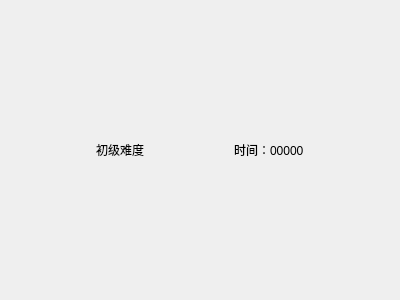
<?xml version="1.0" encoding="UTF-8"?>
<ui version="4.0">
 <class>Form</class>
 <widget class="QWidget" name="Form">
  <property name="geometry">
   <rect>
    <x>0</x>
    <y>0</y>
    <width>400</width>
    <height>300</height>
   </rect>
  </property>
  <property name="windowTitle">
   <string>My Form</string>
  </property>
  <layout class="QVBoxLayout" name="verticalLayout" stretch="1,5">
   <item>
    <layout class="QHBoxLayout" name="horizontalLayout_2">
     <item>
      <spacer name="horizontalSpacer">
       <property name="orientation">
        <enum>Qt::Orientation::Horizontal</enum>
       </property>
       <property name="sizeHint" stdset="0">
        <size>
         <width>40</width>
         <height>20</height>
        </size>
       </property>
      </spacer>
     </item>
     <item>
      <widget class="QLabel" name="label">
       <property name="text">
        <string>初级难度</string>
       </property>
      </widget>
     </item>
     <item>
      <spacer name="horizontalSpacer_3">
       <property name="orientation">
        <enum>Qt::Orientation::Horizontal</enum>
       </property>
       <property name="sizeHint" stdset="0">
        <size>
         <width>40</width>
         <height>20</height>
        </size>
       </property>
      </spacer>
     </item>
     <item>
      <widget class="QLabel" name="label_2">
       <property name="text">
        <string>时间：00000</string>
       </property>
      </widget>
     </item>
     <item>
      <spacer name="horizontalSpacer_2">
       <property name="orientation">
        <enum>Qt::Orientation::Horizontal</enum>
       </property>
       <property name="sizeHint" stdset="0">
        <size>
         <width>40</width>
         <height>20</height>
        </size>
       </property>
      </spacer>
     </item>
    </layout>
   </item>
   <item>
    <layout class="QGridLayout" name="gridLayout"/>
   </item>
  </layout>
 </widget>
 <resources/>
 <connections/>
</ui>
